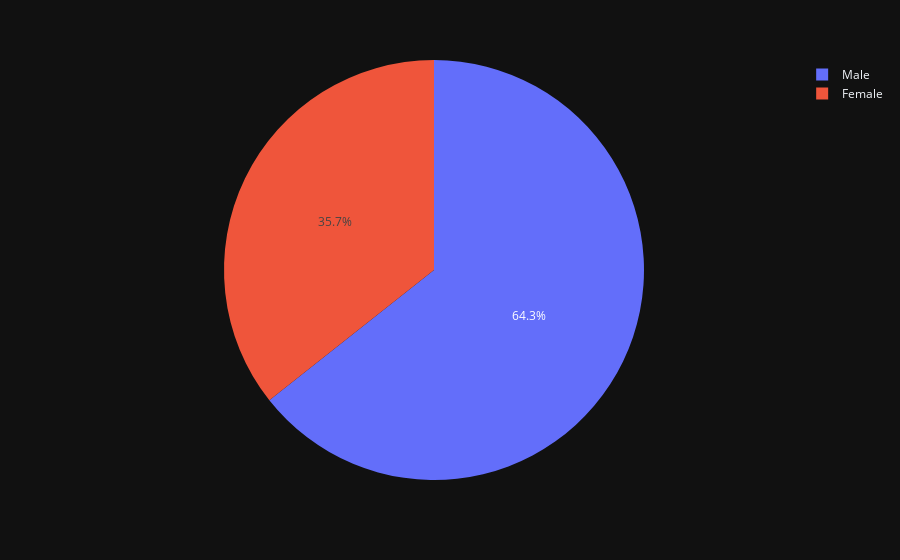

The notebook cell this image was saved under:
### Code cell
#pie chart
count=tips['sex'].value_counts()
px.pie(count,count.index,count.values,template='plotly_dark')

### Figure 1 — Plotly figure (JSON) as saved in the notebook; plotly's stock layout.template omitted (floating-point values rounded to 4 significant figures)
{"data": [{"domain": {"x": [0, 1], "y": [0, 1]}, "hovertemplate": "sex=%{label}<br>value=%{value}<extra></extra>", "labels": ["Male", "Female"], "legendgroup": "", "name": "", "showlegend": true, "type": "pie", "values": [157, 87]}], "layout": {"legend": {"tracegroupgap": 0}, "margin": {"t": 60}}}
